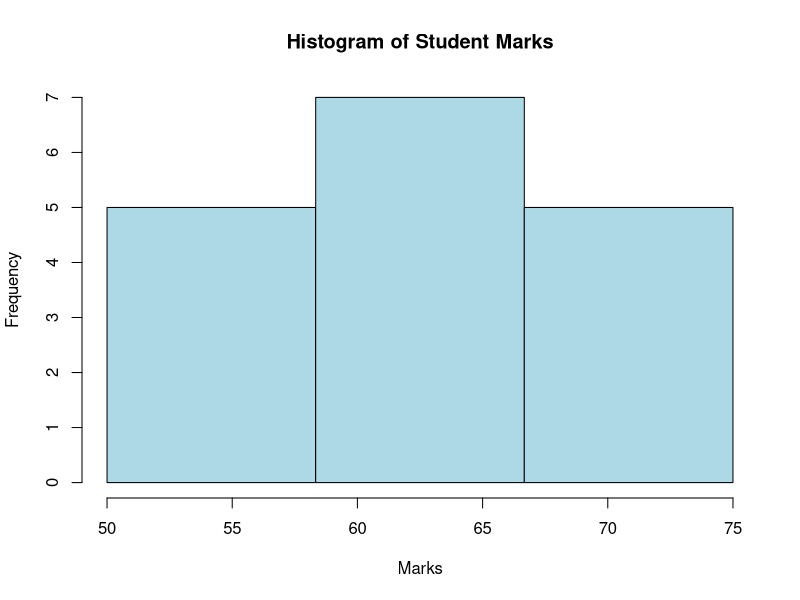

The R source for this figure:
# Given marks data
marks <- c(55, 60, 71, 63, 55, 65, 50, 55, 58, 59, 61, 63, 65, 67, 71, 72, 75)
# (a) Equal-Frequency Partitioning
sorted_marks <- sort(marks)
bin_size <- ceiling(length(sorted_marks) / 3)  # 3 bins
bins_freq <- split(sorted_marks, ceiling(seq_along(sorted_marks) / bin_size))
print("Equal-Frequency Bins:")
print(bins_freq)
# (b) Equal-Width Partitioning
bin_width <- (max(marks) - min(marks)) / 3
bins_width <- cut(marks, breaks=seq(min(marks), max(marks), by=bin_width), include.lowest=TRUE)
print("Equal-Width Bins:")
print(table(bins_width))
# Plot Histogram
hist(marks, breaks=seq(min(marks), max(marks), by=bin_width), 
     main="Histogram of Student Marks", xlab="Marks", col="lightblue", border="black")
